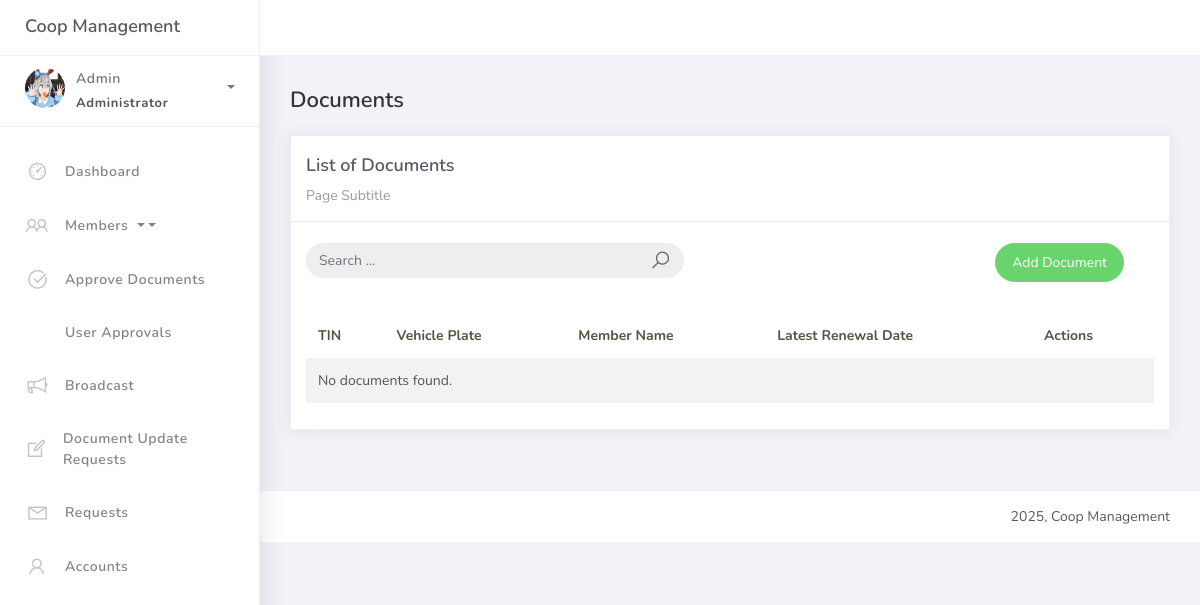
The app's page /documents/ (signed in), older data.
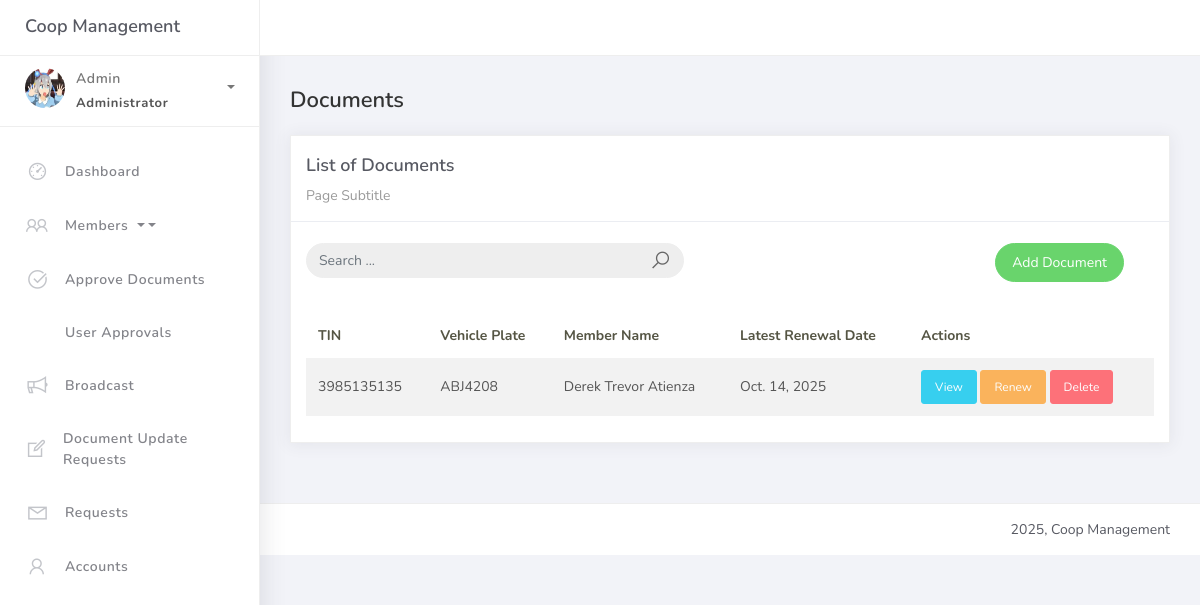
The same page, newer data.
### coop/models.py (models this page shows, shortened)
class Document(models.Model):
    tin = models.CharField(max_length=12, unique=True)
    vehicle = models.OneToOneField(Vehicle, on_delete=models.SET_NULL, null=True, blank=True, related_name="document")

class Vehicle(models.Model):
    plate_number = models.CharField(max_length=20, unique=True)
    engine_number = models.CharField(max_length=50, blank=True, null=True)
    chassis_number = models.CharField(max_length=50, blank=True, null=True)
    make_brand = models.CharField(max_length=100, blank=True, null=True)
    body_type = models.CharField(max_length=50, default="van", editable=False)
    year_model = models.PositiveIntegerField(blank=True, null=True)
    series = models.CharField(max_length=50, blank=True, null=True)
    color = models.CharField(max_length=30, blank=True, null=True)
    member = models.ForeignKey(Member, on_delete=models.SET_NULL, null=True, blank=True, related_name="vehicles")

class Member(models.Model):
    full_name = models.CharField(max_length=255)
    batch = models.ForeignKey(Batch, on_delete=models.CASCADE, related_name="members")
    batch_monitoring_number = models.PositiveIntegerField()
    is_dormant = models.BooleanField(default=False)
    user_account = models.OneToOneField(
        'User',
        on_delete=models.SET_NULL,
        null=True,
        blank=True,
        related_name='member_profile'
    )

class DocumentEntry(models.Model):
    document = models.ForeignKey(Document, on_delete=models.CASCADE, related_name="entries")
    renewal_date = models.DateField()
    official_receipt = models.ImageField(upload_to=or_upload_path)
    certificate_of_registration = models.ImageField(upload_to=cr_upload_path)

### coop/views.py (the view)
# urls.py: path("documents/", views.DocumentListView.as_view(), name="document_list"),
@method_decorator(login_required, name='dispatch')
class DocumentListView(ListView):
    model = Document
    template_name = "documentlist.html"
    context_object_name = "object_list"
    paginate_by = 10

### templates/documentlist.html (shortened to what the changed rows need)
{% extends 'base.html' %}
{% load static %}
{% block content %}
<div class="content">
    <div class="container-fluid">
        <div class="row">
            <div class="col-md-12">
                <div class="card">
                    <br />
                    <div class="card-body">
                        <div id="document-table-container">
                            <table class="table table-striped mt-3">
                                <thead>
                                    <tr>
                                        <th>TIN</th>
                                        <th>Vehicle Plate</th>
                                        <th>Member Name</th>
                                        <th>Latest Renewal Date</th>
                                        <th>Actions</th>
                                    </tr>
                                </thead>
                                <tbody id="document-table-body">
                                {% for doc in object_list %}
                                    <tr>
                                        <td>{{ doc.tin }}</td>
                                        <td>{% if doc.vehicle %}{{ doc.vehicle.plate_number }}{% else %}N/A{% endif %}</td>
                                        <td>
                                            {% if doc.vehicle and doc.vehicle.member %}
                                                {{ doc.vehicle.member.full_name }}
                                            {% else %}
                                                N/A
                                            {% endif %}
                                        </td>
                                        <td>
                                            {% if doc.entries.last %}
                                                {{ doc.entries.last.renewal_date }}
                                            {% else %}
                                                N/A
                                            {% endif %}
                                        </td>
                                        <td>
                                            <a href="{% url 'document_detail' doc.pk %}" class="btn btn-sm btn-info">View</a>
                                            <a href="{% url 'document_entry_add' doc.pk %}" class="btn btn-sm btn-warning">Renew</a>
                                            <a href="{% url 'document_delete' doc.pk %}" class="btn btn-sm btn-danger">Delete</a>
                                        </td>
                                    </tr>
                                {% empty %}
                                    <tr><td colspan="5">No documents found.</td></tr>
                                {% endfor %}
                                </tbody>
                            </table>
                        </div>
                    </div>
                </div>
            </div>
        </div>
    </div>
</div>
{% endblock %}

Row changes from the older to the newer data that the page shows:
added Document: tin "3985135135", vehicle.plate_number "ABJ4208", vehicle.member.full_name "Derek Trevor Atienza", entries.last.renewal_date "Oct. 14, 2025"
Text that changed along with them:
text no longer shown: "No documents found."
